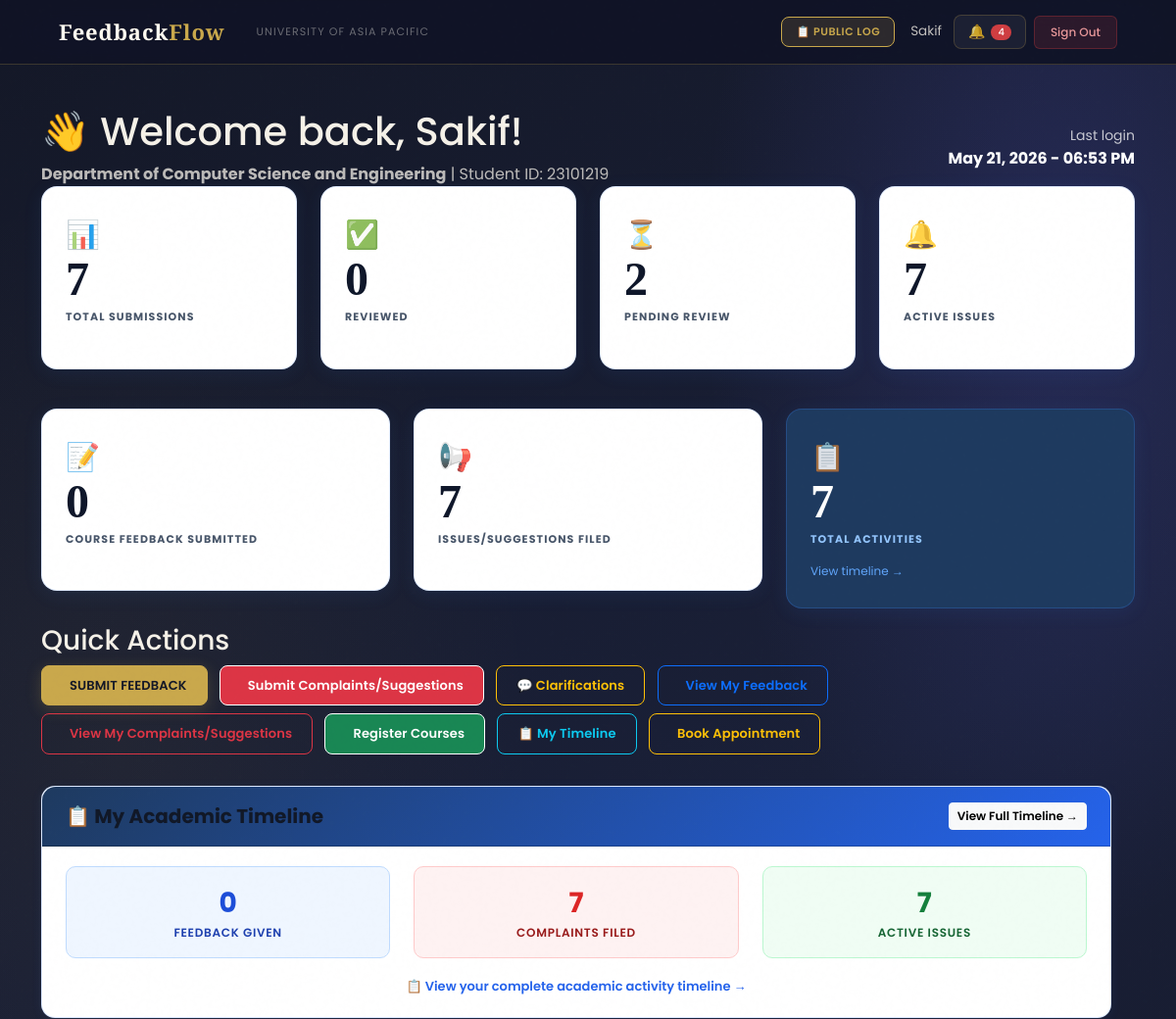
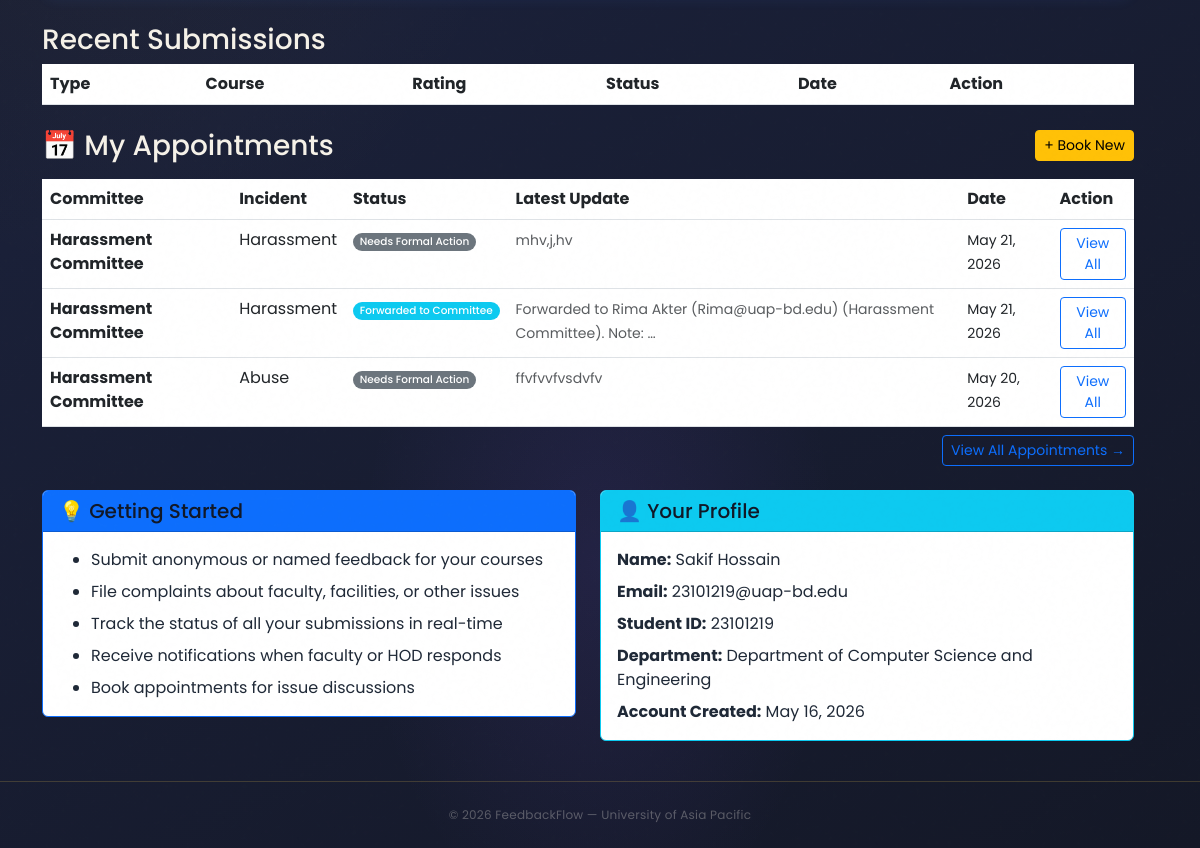
The app's page /student/dashboard/ (signed in), older data (2 pictures, top to bottom).
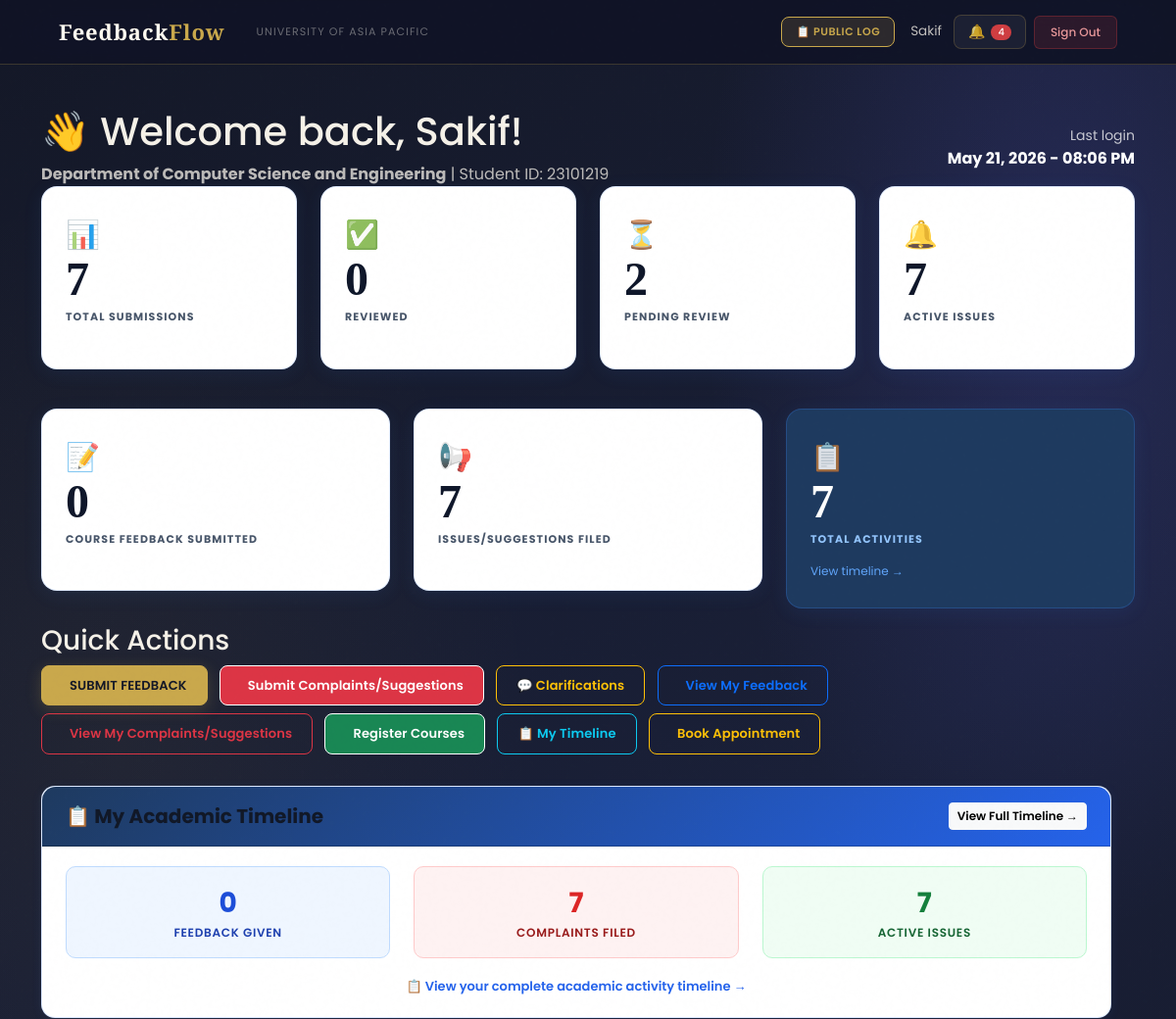
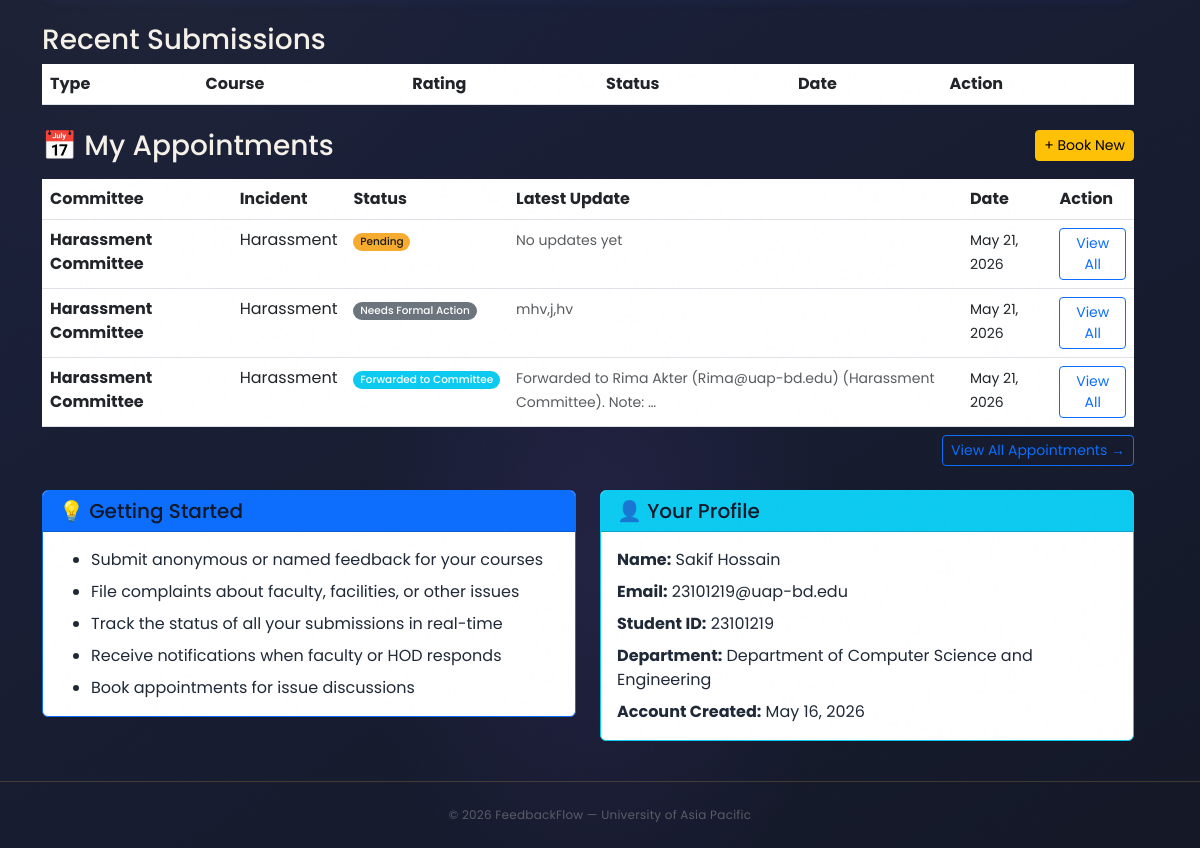
The same page, newer data (2 pictures, top to bottom).
### users/models.py (models this page shows, shortened)
class User(AbstractBaseUser, PermissionsMixin):
    ROLE_CHOICES = (
        ('Student',   'Student'),
        ('Faculty',   'Faculty'),
        ('HOD',       'Head of Department'),
        ('Staff',     'Staff'),
        ('DAO',       'Dean of Administration Office'),
        ('Admin',     'Administrator'),
        ('Committee', 'Committee Member'),
    )
    DEPARTMENT_CHOICES = (
        ('DBA',          'Department of Business Administration'),
        ('CSE',          'Department of Computer Science and Engineering'),
        ('CE',           'Department of Civil Engineering'),
        ('EEE',          'Department of Electrical and Electronic Engineering'),
        ('Pharmacy',     'Department of Pharmacy'),
        ('Law',          'Department of Law and Human Rights'),
        ('English',      'Department of English'),
        ('Architecture', 'Department of Architecture'),
    )
    COMMITTEE_TYPE_CHOICES = (
        ('Harassment Committee', 'Harassment Committee'),
        ('Proctorial Committee', 'Proctorial Committee'),
    )
    email          = models.EmailField(unique=True, max_length=255)
    full_name      = models.CharField(max_length=150)
    role           = models.CharField(max_length=20, choices=ROLE_CHOICES)
    department     = models.CharField(max_length=100, choices=DEPARTMENT_CHOICES, null=True, blank=True)
    student_id     = models.CharField(max_length=50, unique=True, null=True, blank=True)
    committee_type = models.CharField(max_length=50, choices=COMMITTEE_TYPE_CHOICES, null=True, blank=True)
    is_active      = models.BooleanField(default=True)
    is_staff       = models.BooleanField(default=False)
    created_at     = models.DateTimeField(auto_now_add=True)
    updated_at     = models.DateTimeField(auto_now=True)
    USERNAME_FIELD  = 'email'
    REQUIRED_FIELDS = ['full_name']
    objects = UserManager()
    class Meta:
        verbose_name        = 'User'
        verbose_name_plural = 'Users'
        ordering            = ['-created_at']
    def get_short_name(self):
        return self.full_name.split()[0] if self.full_name else self.email
    def get_department_display_full(self):
        return dict(self.DEPARTMENT_CHOICES).get(self.department, self.department)

class Appointment(models.Model):
    STATUS_CHOICES = [
        ('Pending',                'Pending'),
        ('Forwarded to Committee', 'Forwarded to Committee'),
        ('Meeting Scheduled',      'Meeting Scheduled'),
        ('Rejected by Committee',  'Rejected by Committee'),
        ('Resolved Informally',    'Resolved Informally'),    # NEW
        ('Needs Formal Action',    'Needs Formal Action'),    # NEW
        ('Closed',                 'Closed'),
    ]
    OUTCOME_CHOICES = [
        ('Pending',             'Pending — No outcome yet'),
        ('Resolved Informally', 'Resolved Informally — Case closed'),
        ('Needs Formal Action', 'Needs Formal Action — Student should file complaint'),
    ]
    DEPARTMENT_CHOICES = (
        ('DBA',          'Department of Business Administration (DBA)'),
        ('CSE',          'Department of Computer Science and Engineering (CSE)'),
        ('CE',           'Department of Civil Engineering (CE)'),
        ('EEE',          'Department of Electrical and Electronic Engineering (EEE)'),
        ('Pharmacy',     'Department of Pharmacy'),
        ('Law',          'Department of Law and Human Rights'),
        ('English',      'Department of English'),
        ('Architecture', 'Department of Architecture'),
    )
    COMMITTEE_CHOICES = [
        ('Harassment Committee', 'Harassment Committee'),
        ('Proctorial Committee', 'Proctorial Committee'),
    ]
    INCIDENT_TYPE_CHOICES = [
        ('Harassment',      'Harassment'),
        ('Bullying',        'Bullying'),
        ('Discrimination',  'Discrimination'),
        ('Faculty Misconduct', 'Faculty Misconduct'),
        ('Mental Pressure', 'Mental Pressure'),
        ('Abuse',           'Abuse'),
        ('Other',           'Other'),
    ]
    student          = models.ForeignKey('User', on_delete=models.CASCADE, related_name='appointments')
    name             = models.CharField(max_length=100)
    roll_number      = models.CharField(max_length=20)
    appointment_with = models.CharField(max_length=50, choices=COMMITTEE_CHOICES, default='Harassment Committee')
    department       = models.CharField(max_length=100, choices=DEPARTMENT_CHOICES)
    incident_type    = models.CharField(max_length=50, choices=INCIDENT_TYPE_CHOICES, default='Other')
    description      = models.TextField()
    meeting_location = models.CharField(max_length=200, blank=True, null=True,
        help_text='e.g. Room 204, Admin Block / Google Meet link')
    outcome          = models.CharField(max_length=30, choices=OUTCOME_CHOICES, default='Pending')
    converted_to_complaint = models.ForeignKey(
        'complaints.Complaint',
        on_delete=models.SET_NULL,
        null=True, blank=True,
        related_name='from_appointment'
    )
    TYPE_CHOICES = [
        ('Appointment', 'Appointment'),
        ('Direct Complaint', 'Direct Complaint'),
    ]
    type = models.CharField(
        max_length=20,
        choices=TYPE_CHOICES,
        default='Appointment'
    )
    status     = models.CharField(max_length=50, choices=STATUS_CHOICES, default='Pending')
    created_at = models.DateTimeField(auto_now_add=True)
    class Meta:
        ordering            = ['-created_at']
        verbose_name        = 'Appointment'
        verbose_name_plural = 'Appointments'

class AppointmentUpdate(models.Model):
    STATUS_CHOICES = [
        ('Pending',                'Pending'),
        ('Forwarded to Committee', 'Forwarded to Committee'),
        ('Meeting Scheduled',      'Meeting Scheduled'),
        ('Rejected by Committee',  'Rejected by Committee'),
        ('Resolved Informally',    'Resolved Informally'),
        ('Needs Formal Action',    'Needs Formal Action'),
        ('Closed',                 'Closed'),
    ]
    appointment  = models.ForeignKey('Appointment', on_delete=models.CASCADE, related_name='updates')
    updated_by   = models.ForeignKey('User', on_delete=models.CASCADE, related_name='appointment_updates')
    message      = models.TextField()
    meeting_date = models.DateTimeField(null=True, blank=True)
    status       = models.CharField(max_length=50, choices=STATUS_CHOICES, null=True, blank=True)
    created_at   = models.DateTimeField(auto_now_add=True)
    class Meta:
        ordering = ['-created_at']

### users/views.py (the view)
# urls.py: path('student/dashboard/',   views.student_dashboard,   name='student_dashboard'),
@login_required
def student_dashboard(request):
    if request.user.role != 'Student':
        messages.error(request, 'Access denied. Students only.')
        return redirect('login')
    all_feedback       = Feedback.objects.filter(student=request.user)
    total_feedback     = all_feedback.count()
    reviewed_count     = all_feedback.filter(status__in=['Reviewed', 'Responded']).count()
    pending_feedback   = all_feedback.filter(status='Pending').count()
    all_complaints     = Complaint.objects.filter(student=request.user)
    total_complaints   = all_complaints.count()
    pending_complaints = all_complaints.filter(status='Pending').count()
    recent_feedback    = all_feedback.order_by('-submitted_at')[:3]
    recent_complaints  = all_complaints.order_by('-submitted_at')[:2]
    tasks              = Task.objects.filter(student=request.user)
    pending_tasks      = tasks.filter(is_done=False).count()
    done_tasks         = tasks.filter(is_done=True).count()
    recent_appointments = Appointment.objects.filter(
        student=request.user
    ).order_by('-created_at')[:3]
    from complaints.models import ClarificationRequest
    pending_clarifications = ClarificationRequest.objects.filter(
        target_user=request.user, status='Pending'
    ).count()
    context = {
        'page_title':              'Student Dashboard',
        'user':                    request.user,
        'total_submissions':       total_feedback + total_complaints,
        'total_feedback':          total_feedback,
        'total_complaints':        total_complaints,
        'reviewed_count':          reviewed_count,
        'pending_count':           pending_feedback + pending_complaints,
        'active_complaints':       all_complaints.exclude(status='Resolved').count(),
        'recent_feedback':         recent_feedback,
        'recent_complaints':       recent_complaints,
        'has_submissions':         (total_feedback + total_complaints) > 0,
        'pending_tasks':           pending_tasks,
        'done_tasks':              done_tasks,
        'recent_appointments':     recent_appointments,
        'pending_clarifications':  pending_clarifications,
    }
    return render(request, 'users/student_dashboard.html', context)

### users/templates/users/student_dashboard.html (shortened to what the changed rows need)
{% extends 'users/dashboard_base.html' %}
{% block content %}
<div class="container mt-4">
    <div class="dashboard-header">
        <div class="row align-items-center">
            <div class="col-md-8">
                <h1>👋 Welcome back, {{ user.get_short_name }}!</h1>
                <p class="mb-0 opacity-75">
                    <strong>{{ user.get_department_display_full }}</strong> | Student ID: {{ user.student_id }}
                </p>
            </div>
            <div class="col-md-4 text-end">
                <div class="text-white">
                    <small class="opacity-75">Last login</small><br>
                    <strong>{{ user.last_login|date:"M d, Y - h:i A"|default:"First time login" }}</strong>
                </div>
            </div>
        </div>
    </div>
    <div class="row mb-4">
        <div class="col-lg-3 col-md-6 mb-3">
            <div class="stat-card blue">
                <h2 class="stat-number">{{ total_submissions }}</h2>
            </div>
        </div>
        <div class="col-lg-3 col-md-6 mb-3">
            <div class="stat-card green">
                <h2 class="stat-number">{{ reviewed_count }}</h2>
            </div>
        </div>
        <div class="col-lg-3 col-md-6 mb-3">
            <div class="stat-card yellow">
                <h2 class="stat-number">{{ pending_count }}</h2>
            </div>
        </div>
        <div class="col-lg-3 col-md-6 mb-3">
            <div class="stat-card red">
                <h2 class="stat-number">{{ active_complaints }}</h2>
            </div>
        </div>
    </div>
    <div class="row mb-4">
        <div class="col-md-4 mb-3">
            <div class="stat-card purple">
                <h2 class="stat-number">{{ total_feedback }}</h2>
            </div>
        </div>
        <div class="col-md-4 mb-3">
            <div class="stat-card indigo">
                <h2 class="stat-number">{{ total_complaints }}</h2>
            </div>
        </div>
        <div class="col-md-4 mb-3">
            <div class="stat-card" style="background:#1e3a5f;border:1px solid rgba(59,130,246,.25);">
                <h2 class="stat-number" style="color:#ffffff;">{{ total_complaints|add:total_feedback }}</h2>
            </div>
        </div>
    <div class="row mb-4">
        <div class="col-12">
            {% if has_submissions %}
                <div class="modern-table">
                    <table class="table table-hover mb-0">
                        <thead>
                            <tr>
                                <th>Type</th>
                                <th>Course</th>
                                <th>Rating</th>
                                <th>Status</th>
                                <th>Date</th>
                                <th>Action</th>
                            </tr>
                        </thead>
                    </table>
                </div>
            {% endif %}
        </div>
    </div>
    <div class="row mb-4">
        <div class="col-12">
            {% if recent_appointments %}
            <div class="modern-table">
                <table class="table table-hover mb-0">
                    <thead>
                        <tr>
                            <th>Committee</th>
                            <th>Incident</th>
                            <th>Status</th>
                            <th>Latest Update</th>
                            <th>Date</th>
                            <th>Action</th>
                        </tr>
                    </thead>
                    <tbody>
                        {% for appt in recent_appointments %}
                        <tr>
                            <td><strong>{{ appt.appointment_with }}</strong></td>
                            <td>{{ appt.incident_type }}</td>
                            <td>
                                <span class="badge
                                    {% if appt.status == 'Pending' %}bg-warning text-dark
                                    {% elif appt.status == 'Forwarded to Committee' %}bg-info
                                    {% elif appt.status == 'Meeting Scheduled' %}bg-success
                                    {% elif appt.status == 'Rejected by Committee' %}bg-danger
                                    {% else %}bg-secondary{% endif %}">
                                    {{ appt.status }}
                                </span>
                            </td>
                            <td>
                                {% with latest=appt.updates.first %}
                                    {% if latest %}
                                        <small class="text-muted">{{ latest.message|truncatewords:8 }}</small>
                                    {% else %}
                                        <small class="text-muted">No updates yet</small>
                                    {% endif %}
                                {% endwith %}
                            </td>
                            <td><small>{{ appt.created_at|date:"M d, Y" }}</small></td>
                            <td>
                                <a href="{% url 'my_appointments' %}" class="btn btn-sm btn-outline-primary">View All</a>
                            </td>
                        </tr>
                        {% endfor %}
                    </tbody>
                </table>
            </div>
            {% endif %}
        </div>
    </div>
    <div class="row">
        <div class="col-md-6 mb-3">
            <div class="card info-card border-info">
                <div class="card-body">
                    <p class="mb-2"><strong>Name:</strong> {{ user.full_name }}</p>
                    <p class="mb-2"><strong>Email:</strong> {{ user.email }}</p>
                    <p class="mb-2"><strong>Student ID:</strong> {{ user.student_id }}</p>
                    <p class="mb-2"><strong>Department:</strong> {{ user.get_department_display_full }}</p>
                    <p class="mb-0"><strong>Account Created:</strong> {{ user.created_at|date:"M d, Y" }}</p>
                </div>
            </div>
        </div>
    </div>
</div>
{% endblock %}

### users/templates/users/base.html (shortened to what this page needs)
<!DOCTYPE html>
<html lang="en">
<head>
    <link href="https://cdn.jsdelivr.net/npm/bootstrap@5.3.0/dist/css/bootstrap.min.css" rel="stylesheet">
</head>
<body>
    <nav class="navbar navbar-expand-lg">
        <div class="container-fluid d-flex align-items-center gap-3">
            <a class="navbar-brand" href="/">Feedback<em>Flow</em></a>
            <span class="navbar-text d-none d-md-inline">University of Asia Pacific</span>
            {% if user.is_authenticated %}
            <div class="ms-auto d-flex align-items-center gap-2">
                <a href="{% url 'public_log' %}" class="btn-bell"
                    style="font-size:11px; font-weight:600; text-transform:uppercase; letter-spacing:0.05em; background:rgba(201,168,76,.15); color:var(--gold) !important; border-color:var(--gold) !important;">
                    📋 Public Log
                </a>
                <span class="nav-user-info d-none d-md-inline ms-2">{{ user.get_short_name }}</span>
                <a href="{% url 'notifications' %}" class="btn-bell ms-1">
                    🔔
                    {% if unread_notifications_count > 0 %}
                    <span class="badge bg-danger" style="font-size:10px;padding:3px 7px;">{{ unread_notifications_count }}</span>
                    {% endif %}
                </a>
                <a href="{% url 'logout' %}" class="btn-logout">Sign Out</a>
            </div>
            {% endif %}
        </div>
    </nav>
    <main>
        {% block content %}{% endblock %}
    </main>
    <footer>
        <p>© 2026 FeedbackFlow — University of Asia Pacific</p>
    </footer>
</body>
</html>

Row changes from the older to the newer data that the page shows:
no longer on this page (row unchanged): Appointment: appointment_with "Harassment Committee", incident_type "Abuse", status "Needs Formal Action", updates.first.message "ffvfvvfvsdvfv", created_at "May 20, 2026"
changed User "Sakif": last_login "May 21, 2026 - 06:53 PM" → "May 21, 2026 - 08:06 PM"
added Appointment: appointment_with "Harassment Committee", incident_type "Harassment", status "Pending", shows "No updates yet", created_at "May 21, 2026"
